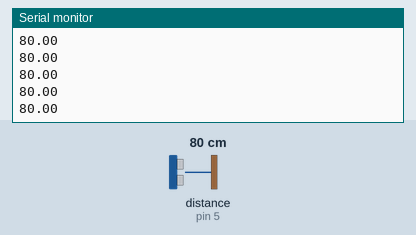
Simulated run of this sketch. Board: Arduino Uno, built with avr-gcc and run on an emulated ATmega328P. On the bench: the last lines printed to the serial monitor. The inputs (shaded band) are chosen by the test bench; at power-on: distance to the obstacle (sensor on pin 5) 80 cm. The echo pulse lasts 58.3 µs per cm.

Above: at 1.2 s.
1.3 s: distance to the obstacle (sensor on pin 5) set to 2 cm
At 1.32 s:
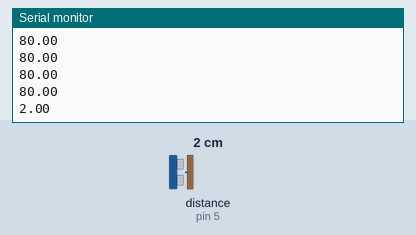
2.8 s: distance to the obstacle (sensor on pin 5) set to 4 cm
At 2.85 s:
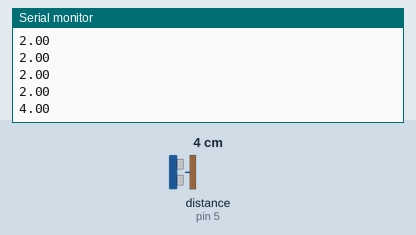
Timing chart, 0 to 5.8 s (numbered marks = the images above; inputs shaded):
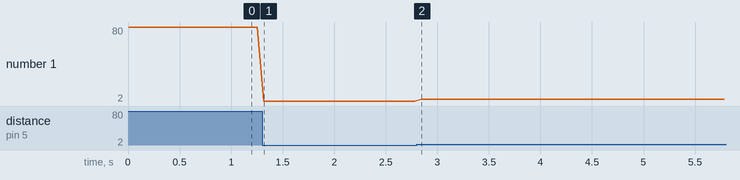

The sketch:

HCSR04_multi.ino
```cpp
#include <HCSR04.h>

HCSR04 hc(9, new int[1]{5}, 1); //initialisation class HCSR04 (trig pin , echo pin, number of sensor)

void setup()
{
    Serial.begin(9600);
}

void loop()
{
    for (int i = 0; i < 1; i++)
        Serial.println(hc.dist(i)); //return curent distance in serial for sensor 1 to 6
    delay(60);                      // we suggest to use over 60ms measurement cycle, in order to prevent trigger signal to the echo signal.
}
```

Measured:
- after the input at 1.3 s, the serial monitor: prints a new line at once (image 1)
- after the input at 2.8 s, the serial monitor: prints a new line at once (image 2)
- plotted number 1: 80 → 2 after the input at 1.3 s, 2 → 4 after the input at 2.8 s
